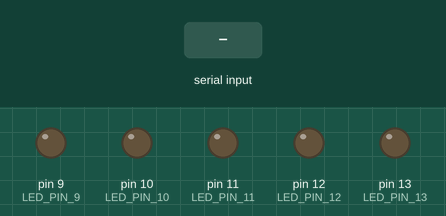
The sketch below on a simulated Arduino Uno, built with avr-gcc and run on an emulated ATmega328P. Parts: output pins drawn as LEDs (lit = HIGH). Inputs (shaded band) come from the test bench.

Above: at 1.2 s.
1.3 s: "1" received over Serial
At 2.3 s:
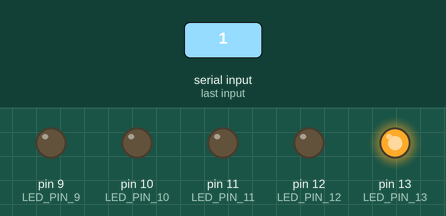
2.8 s: "2" received over Serial
At 3.5 s:
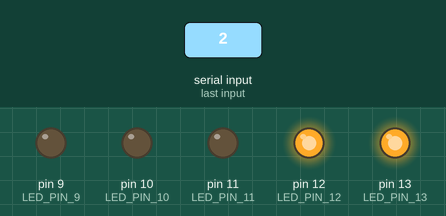
4.3 s: "3" received over Serial
At 4.6 s:
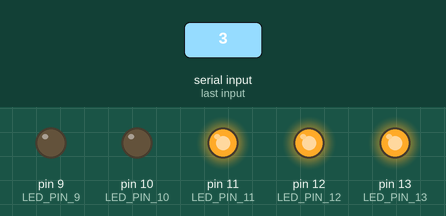
5.8 s: "4" received over Serial
At 7.0 s:
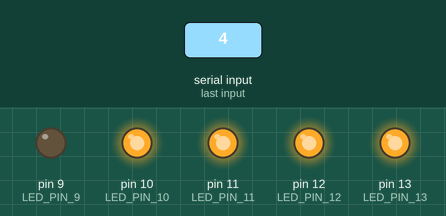
7.3 s: "5" received over Serial
At 8.1 s:
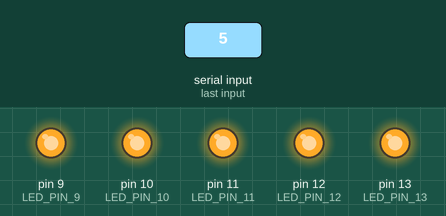
8.8 s: "a" received over Serial
At 9.2 s:
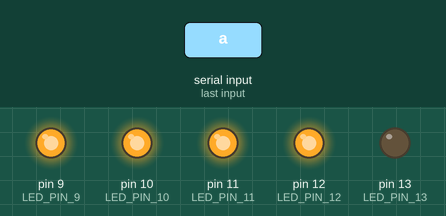
Timing chart, 0 to 11.3 s (numbered marks = the images above; inputs shaded):
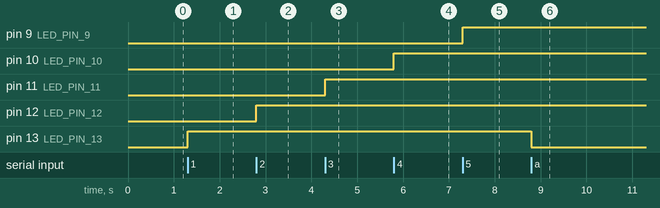

The sketch:

arduino_script2.ino
```cpp
#define LED_PIN_13 13
#define LED_PIN_12 12
#define LED_PIN_11 11
#define LED_PIN_10 10
#define LED_PIN_9 9

void setup() {
  Serial.begin(9600); // Start serial at 9600 bps

  pinMode(LED_PIN_13, OUTPUT);
  pinMode(LED_PIN_12, OUTPUT);
  pinMode(LED_PIN_11, OUTPUT);
  pinMode(LED_PIN_10, OUTPUT);
  pinMode(LED_PIN_9, OUTPUT);
}


void loop() {
  if (Serial.available()) {  // check if there's incoming data
    char c = Serial.read();  // read the incoming data

    switch(c) {
      case '1': digitalWrite(LED_PIN_13, !digitalRead(LED_PIN_13)); break; // Toggle LED_PIN_13
      case '2': digitalWrite(LED_PIN_12, !digitalRead(LED_PIN_12)); break; // Toggle LED_PIN_12
      case '3': digitalWrite(LED_PIN_11, !digitalRead(LED_PIN_11)); break; // Toggle LED_PIN_11
      case '4': digitalWrite(LED_PIN_10, !digitalRead(LED_PIN_10)); break; // Toggle LED_PIN_10
      case '5': digitalWrite(LED_PIN_9, !digitalRead(LED_PIN_9)); break; // Toggle LED_PIN_9

      case 'a': digitalWrite(LED_PIN_13, LOW); break; // Turn off LED_PIN_13
      case 'b': digitalWrite(LED_PIN_12, LOW); break; // Turn off LED_PIN_12
      case 'c': digitalWrite(LED_PIN_11, LOW); break; // Turn off LED_PIN_11
      case 'd': digitalWrite(LED_PIN_10, LOW); break; // Turn off LED_PIN_10
      case 'e': digitalWrite(LED_PIN_9, LOW); break; // Turn off LED_PIN_9

      case 'A': // Command to turn off all LEDs
        digitalWrite(LED_PIN_13, LOW);
        digitalWrite(LED_PIN_12, LOW);
        digitalWrite(LED_PIN_11, LOW);
        digitalWrite(LED_PIN_10, LOW);
        digitalWrite(LED_PIN_9, LOW);
        break;
    }
  }
}
```

Measured:
- after the input at 1.3 s, pin 13 (LED_PIN_13): LOW → HIGH at once
- after the input at 2.8 s, pin 12 (LED_PIN_12): LOW → HIGH at once
- after the input at 4.3 s, pin 11 (LED_PIN_11): LOW → HIGH at once
- after the input at 5.8 s, pin 10 (LED_PIN_10): LOW → HIGH at once
- after the input at 7.3 s, pin 9 (LED_PIN_9): LOW → HIGH at once
- after the input at 8.8 s, pin 13 (LED_PIN_13): HIGH → LOW at once
